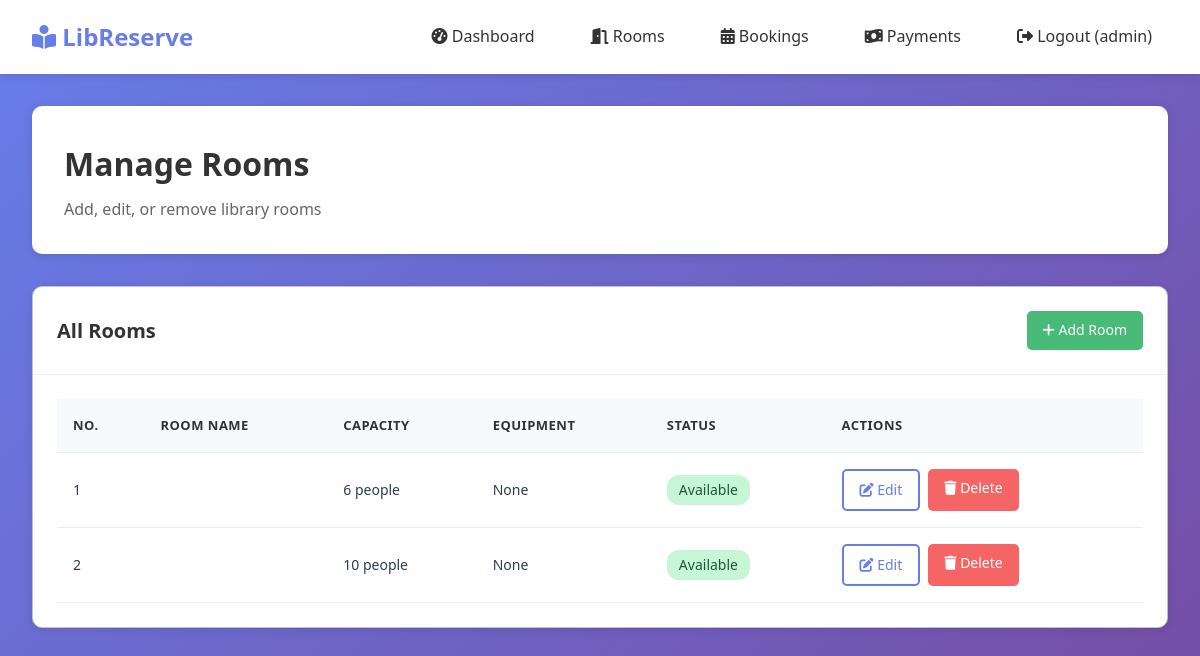
The page /admin/rooms (signed in) on the database its author committed.
### tables this page shows
CREATE TABLE rooms(
        id INTEGER PRIMARY KEY AUTOINCREMENT,
        room_name TEXT,
        capacity INTEGER
    , price_per_hour REAL DEFAULT 0.0, status TEXT DEFAULT 'available', created_at TEXT, updated_at TEXT);

### app.py (the view)
@app.route('/admin/rooms')
def admin_rooms():
    if 'user_id' not in session or session.get('role') not in ['admin', 'librarian']:
        return redirect(url_for('login'))
    conn = connect_db()
    cur = conn.cursor()
    cur.execute("SELECT * FROM rooms ORDER BY room_name")
    rooms = cur.fetchall()
    conn.close()
    return render_template('admin/rooms.html', rooms=rooms)

### app.py (called while the page is built)
def connect_db():
    conn = sqlite3.connect(DB)
    conn.row_factory = sqlite3.Row
    return conn

### templates/admin/rooms.html (shortened to what this page needs)
{% extends 'base.html' %}
{% block content %}
<div class="page-header">
    <h1 class="page-title">Manage Rooms</h1>
    <p class="page-subtitle">Add, edit, or remove library rooms</p>
</div>
<div class="card">
    <div class="card-header">
        <h3 class="card-title">All Rooms</h3>
        <a href="{{ url_for('admin_add_room') }}" class="btn btn-success btn-sm">
            <i class="fas fa-plus"></i> Add Room
        </a>
    </div>
    <div class="card-body">
        {% if rooms %}
        <div class="table-container">
            <table>
                <thead>
                    <tr>
                        <th>No.</th>
                        <th>Room Name</th>
                        <th>Capacity</th>
                        <th>Equipment</th>
                        <th>Status</th>
                        <th>Actions</th>
                    </tr>
                </thead>
                <tbody>
                    {% for room in rooms %}
                    <tr>
                        <td>{{ loop.index }}</td>
                        <td>{{ room.name }}</td>
                        <td>{{ room.capacity }} people</td>
                        <td>{{ room.equipment or 'None' }}</td>
                        <td>
                            {% if room.status == 'available' %}
                            <span class="badge badge-success">Available</span>
                            {% else %}
                            <span class="badge badge-warning">Maintenance</span>
                            {% endif %}
                        </td>
                        <td>
                            <div class="action-btns">
                                <a href="{{ url_for('admin_edit_room', room_id=room.id) }}"
                                    class="btn btn-outline btn-sm">
                                    <i class="fas fa-edit"></i> Edit
                                </a>
                                <a href="{{ url_for('admin_delete_room', room_id=room.id) }}"
                                    class="btn btn-danger btn-sm"
                                    onclick="return confirm('Are you sure you want to delete this room?')">
                                    <i class="fas fa-trash"></i> Delete
                                </a>
                            </div>
                        </td>
                    </tr>
                    {% endfor %}
                </tbody>
            </table>
        </div>
        {% endif %}
    </div>
</div>
{% endblock %}

### static/css/style.css (style rules this page uses)
* { margin: 0; padding: 0; box-sizing: border-box; }
:root { --navy: #2C3E50; --navy-dark: #1a252f; --navy-light: #34495E; --light-grey: #ECF0F1; --grey: #BDC3C7; --dark-grey: #7F8C8D; --success-green: #27AE60; --success-dark: #1E8449; --error-red: #E74C3C; --warning-orange: #F39C12; --white: #FFFFFF; }
body { font-family: 'Segoe UI', 'Roboto', 'Helvetica Neue', Arial, sans-serif; background-color: var(--light-grey); color: var(--navy); line-height: 1.6; }
.page-header { margin-bottom: 24px; }
.page-title { font-size: 24px; font-weight: 600; color: var(--navy); margin-bottom: 4px; }
.page-subtitle { font-size: 14px; color: var(--dark-grey); }
.card { background-color: var(--white); border: 1px solid var(--grey); border-radius: 4px; margin-bottom: 20px; }
.card-header { padding: 16px 20px; border-bottom: 1px solid var(--grey); display: flex; justify-content: space-between; align-items: center; }
.card-title { font-size: 16px; font-weight: 600; color: var(--navy); }
.card-body { padding: 20px; }
.table-container { overflow-x: auto; }
table { width: 100%; border-collapse: collapse; }
th, td { padding: 12px 16px; text-align: left; border-bottom: 1px solid var(--grey); }
th { background-color: var(--light-grey); font-weight: 600; font-size: 13px; text-transform: uppercase; letter-spacing: 0.5px; color: var(--navy); }
td { font-size: 14px; }
.btn { display: inline-flex; align-items: center; gap: 8px; padding: 10px 16px; font-size: 14px; font-weight: 500; text-decoration: none; border: 1px solid transparent; border-radius: 4px; cursor: pointer; transition: all 0.2s ease; }
.btn-success { background-color: var(--success-green); color: var(--white); border-color: var(--success-green); }
.btn-danger { background-color: var(--error-red); color: var(--white); border-color: var(--error-red); }
.btn-outline { background-color: transparent; color: var(--navy); border-color: var(--grey); }
.btn-sm { padding: 6px 12px; font-size: 13px; }
.action-btns { display: flex; gap: 8px; }
.badge { display: inline-block; padding: 4px 10px; font-size: 12px; font-weight: 500; border-radius: 4px; }
.badge-success { background-color: #d4edda; color: #155724; }

### templates/base.html (style rules this page uses)
* { margin: 0; padding: 0; box-sizing: border-box; }
body { font-family: 'Segoe UI', Tahoma, Geneva, Verdana, sans-serif; background: linear-gradient(135deg, #667eea 0%, #764ba2 100%); min-height: 100vh; }
.page-header { background: white; padding: 2rem; border-radius: 10px; margin-bottom: 2rem; box-shadow: 0 2px 10px rgba(0, 0, 0, 0.1); }
.page-title { font-size: 2rem; color: #333; margin-bottom: 0.5rem; }
.page-subtitle { color: #666; font-size: 1rem; }
.card { background: white; border-radius: 10px; box-shadow: 0 2px 10px rgba(0, 0, 0, 0.1); margin-bottom: 2rem; overflow: hidden; }
.card-header { padding: 1.5rem; border-bottom: 1px solid #eee; display: flex; justify-content: space-between; align-items: center; }
.card-title { font-size: 1.25rem; color: #333; }
.card-body { padding: 1.5rem; }
.btn { padding: 0.75rem 1.5rem; border: none; border-radius: 5px; cursor: pointer; text-decoration: none; display: inline-block; font-size: 1rem; transition: all 0.3s; }
.btn-success { background: #48bb78; color: white; }
.btn-danger { background: #f56565; color: white; }
.btn-outline { background: transparent; border: 2px solid #667eea; color: #667eea; }
.btn-sm { padding: 0.5rem 1rem; font-size: 0.875rem; }
.table-container { overflow-x: auto; }
table { width: 100%; border-collapse: collapse; }
table th, table td { padding: 1rem; text-align: left; border-bottom: 1px solid #eee; }
table th { background: #f7fafc; font-weight: 600; color: #333; }
.badge { padding: 0.25rem 0.75rem; border-radius: 12px; font-size: 0.875rem; font-weight: 500; }
.badge-success { background: #c6f6d5; color: #22543d; }

### rows shown on the page
rooms: capacity "6", equipment "None", status "Available"
rooms: capacity "10", equipment "None", status "Available"

### other values the page prints
{{ session.username }} "admin"
